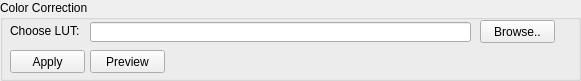
    <widget class="QGroupBox" name="ccBox">
     <property name="geometry">
      <rect>
       <x>20</x>
       <y>190</y>
       <width>581</width>
       <height>81</height>
      </rect>
     </property>
     <property name="minimumSize">
      <size>
       <width>581</width>
       <height>81</height>
      </size>
     </property>
     <property name="maximumSize">
      <size>
       <width>16777215</width>
       <height>16777215</height>
      </size>
     </property>
     <property name="title">
      <string>Color Correction</string>
     </property>
     <property name="flat">
      <bool>false</bool>
     </property>
     <property name="checkable">
      <bool>false</bool>
     </property>
     <widget class="QLabel" name="lutText">
      <property name="geometry">
       <rect>
        <x>10</x>
        <y>23</y>
        <width>81</width>
        <height>16</height>
       </rect>
      </property>
      <property name="text">
       <string>Choose LUT:</string>
      </property>
     </widget>
     <widget class="QLineEdit" name="lutPath">
      <property name="geometry">
       <rect>
        <x>90</x>
        <y>22</y>
        <width>381</width>
        <height>20</height>
       </rect>
      </property>
     </widget>
     <widget class="QPushButton" name="lutBrowse">
      <property name="geometry">
       <rect>
        <x>480</x>
        <y>20</y>
        <width>75</width>
        <height>23</height>
       </rect>
      </property>
      <property name="text">
       <string>Browse..</string>
      </property>
     </widget>
     <widget class="QPushButton" name="lutApply">
      <property name="geometry">
       <rect>
        <x>10</x>
        <y>50</y>
        <width>75</width>
        <height>23</height>
       </rect>
      </property>
      <property name="text">
       <string>Apply</string>
      </property>
     </widget>
     <widget class="QPushButton" name="lutPreview">
      <property name="geometry">
       <rect>
        <x>90</x>
        <y>50</y>
        <width>75</width>
        <height>23</height>
       </rect>
      </property>
      <property name="text">
       <string>Preview</string>
      </property>
     </widget>
    </widget>
